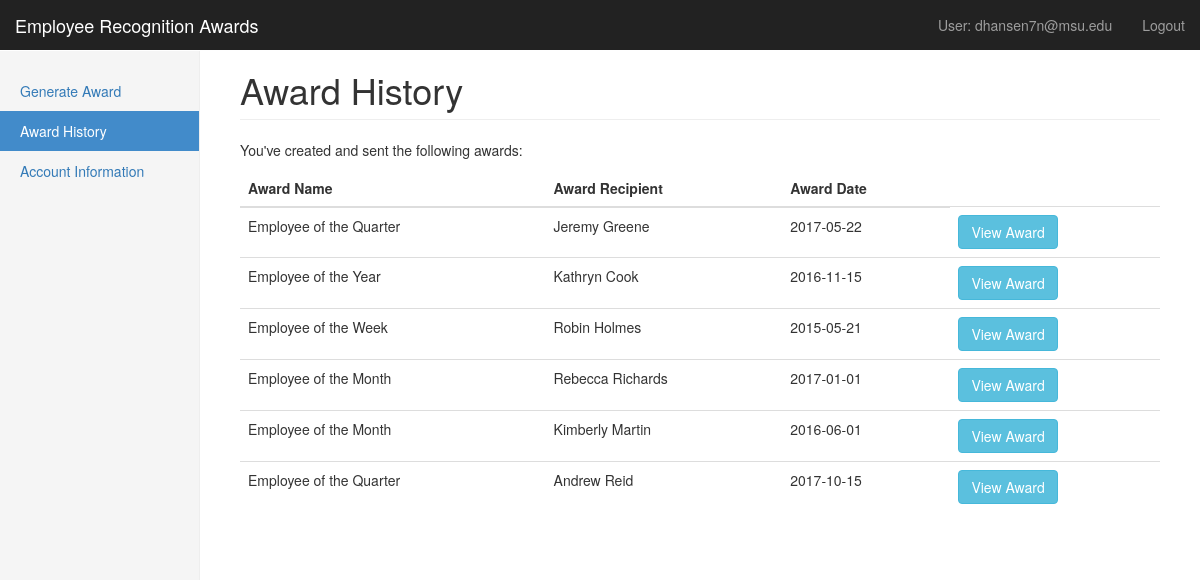
The page /site/awardHistory.php (signed in) on the database its author committed.
### tables this page shows
CREATE TABLE `class`(
id int AUTO_INCREMENT NOT NULL,
title varchar(100) NOT NULL,
PRIMARY KEY (`id`)
);

CREATE TABLE `award`(
`id` int AUTO_INCREMENT NOT NULL,
`user_id` int,
`class_id` int NOT NULL,
`first_name` varchar(50) NOT NULL,
`last_name` varchar(50) NOT NULL,
`email` varchar(100) NOT NULL,
`award_date` DATE NOT NULL,
PRIMARY KEY (`id`),
FOREIGN KEY (user_id) REFERENCES award_user(id) ON DELETE SET NULL,
FOREIGN KEY (class_id) REFERENCES class(id)
);

### site/awardHistory.php (the view, shortened to what this page needs)
<?php
$mysqli = new mysqli(DB_HOST,DB_USER,DB_PASSWORD,DB_DB);
?>
<!DOCTYPE html>
<html lang="en">
<head>
    <link href="css/bootstrap.min.css" rel="stylesheet">
    <link href="dashboard.css" rel="stylesheet">
</head>
<body>
<nav class="navbar navbar-inverse navbar-fixed-top">
    <div class="container-fluid">
        <div class="navbar-header">
            <a class="navbar-brand" href="generateAward.php">Employee Recognition Awards</a>
        </div>
        <div id="navbar" class="navbar-collapse collapse">
            <ul class="nav navbar-nav navbar-right">
                <li><a href="userAccount.php">User: <?php echo $_SESSION["username"] ?></a></li>
                <li><a href="logout.php">Logout</a></li>
            </ul>
        </div>
    </div>
</nav>
<div class="container-fluid">
    <div class="row">
        <div class="col-sm-3 col-md-2 sidebar">
            <ul class="nav nav-sidebar">
                <li><a href="generateAward.php">Generate Award </a></li>
                <li class="active"><a href="awardHistory.php">Award History<span class="sr-only">(current)</span></a></li>
                <li><a href="userAccount.php">Account Information</a></li>
            </ul>
        </div>
        <div class="col-sm-9 col-sm-offset-3 col-md-10 col-md-offset-2 main">
            <h1 class="page-header">Award History</h1>
                <?php
                if(!($stmt = $mysqli->prepare("SELECT a.first_name, a.last_name, a.award_date, a.id, c.title FROM award a INNER JOIN class c ON a.class_id = c.id INNER JOIN award_user au ON a.user_id = au.id WHERE au.id = ?;"))){
                    echo "Prepare failed: " . $stmt->errno . " " . $stmt->error;
                }
                $stmt->bind_param("s", $_SESSION["user_id"]);
                if(!$stmt->execute()){
                    echo "Execute failed: " . $mysqli->connect_errno . " " . $mysqli->connect_error;
                }
                if(!$stmt->bind_result($recipient_first_name, $recipient_last_name, $award_date, $award_id, $award_title)){
                    echo "Bind failed: " . $mysqli->connect_errno . " " . $mysqli->connect_error;
                }
                if(!$stmt->fetch()) {
                    echo "<p>You haven't created any awards yet. Give it a try!</p>";
                    echo "<a href='generateAward.php' class='btn btn-info' role='button'>Generate Award</a>";
                }
                else {
                    echo "<p>You've created and sent the following awards:</p>";
                    echo "<table class='table table-hover'>";
                    echo "<thead>";
                    echo "<th>Award Name</th>";
                    echo "<th>Award Recipient</th>";
                    echo "<th>Award Date</th>";
                    echo "</thead>";
                    echo "<tbody>";
                    echo "<tr>";
                    echo "<td>" . $award_title . "</td>";
                    echo "<td>" . $recipient_first_name . " " . $recipient_last_name . "</td>";
                    echo "<td>" . $award_date . "</td>";
                    echo "<td><a href='#' class='btn btn-info' role='button'>View Award</a></td>";
                    echo "</tr>";
                    while($stmt->fetch()){
                        echo "<tr>";
                        echo "<td>" . $award_title . "</td>";
                        echo "<td>" . $recipient_first_name . " " . $recipient_last_name . "</td>";
                        echo "<td>" . $award_date . "</td>";
                        echo "<td><a href='#' class='btn btn-info' role='button'>View Award</a></td>";
                        echo "</tr>";
                    }
                    echo "</tbody>";
                    echo "</table>";
                }
                ?>
        </div>
    </div>
</div>
</body>
</html>

### site/dashboard.css (style rules this page uses)
body { padding-top: 50px; }
.navbar-fixed-top { border: 0; }
.sidebar { display: none; }
@media (min-width: 768px) { .sidebar { position: fixed; top: 51px; bottom: 0; left: 0; z-index: 1000; display: block; padding: 20px; overflow-x: hidden; overflow-y: auto; background-color: #f5f5f5; border-right: 1px solid #eee; } }
.nav-sidebar { margin-right: -21px; margin-bottom: 20px; margin-left: -20px; }
.nav-sidebar > li > a { padding-right: 20px; padding-left: 20px; }
.nav-sidebar > .active > a, .nav-sidebar > .active > a:hover, .nav-sidebar > .active > a:focus { color: #fff; background-color: #428bca; }
.main { padding: 20px; }
@media (min-width: 768px) { .main { padding-right: 40px; padding-left: 40px; } }
.main .page-header { margin-top: 0; }

### rows shown on the page
class: title "Employee of the Quarter"
award: first_name "Jeremy", last_name "Greene", award_date "2017-05-22"
award: class.title "Employee of the Year", first_name "Kathryn", last_name "Cook", award_date "2016-11-15"
award: class.title "Employee of the Week", first_name "Robin", last_name "Holmes", award_date "2015-05-21"
award: class.title "Employee of the Month", first_name "Rebecca", last_name "Richards", award_date "2017-01-01"
award: class.title "Employee of the Month", first_name "Kimberly", last_name "Martin", award_date "2016-06-01"
award: class.title "Employee of the Quarter", first_name "Andrew", last_name "Reid", award_date "2017-10-15"

### other values the page prints
$_SESSION["username"] "dhansen7n@msu.edu"
